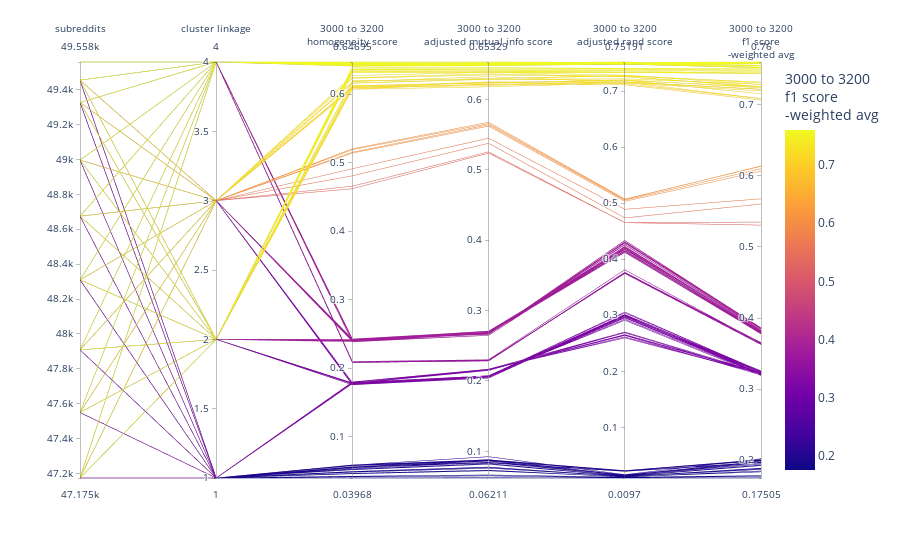

Write notebook code for a chart like this one.
### Code cell
l_cols_plot_raw_ = l_parallel_params + l_parallel_metrics_3k
l_cols_plot_clean_ = [rename_col_for_display(c) for c in l_cols_plot_raw_]
df_plot_ = (
    df_mlf_clustering_candidates[l_cols_plot_raw_]
    .rename(columns={c: rename_col_for_display(c) for c in l_cols_plot_raw_})
    .reset_index(drop=True)
)
# remap cluster linkage so it shows up in plot
col_linkage_clean = ['cluster linkage']
df_plot_[col_linkage_clean] = df_plot_[col_linkage_clean].replace(d_linkage_to_num)
print(f"Linkage names:\n {d_num_to_linkage}")

fig = px.parallel_coordinates(
    df_plot_,
    color=l_cols_plot_clean_[-1],
    # dimensions=l_cols_plot_clean_,
    # labels={},
    # color_continuous_scale=px.colors.diverging.Tealrose,
    # color_continuous_midpoint=2
)
fig.show()

### Figure 1 — Plotly figure (JSON) as saved in the notebook; plotly's stock layout.template omitted (floating-point values rounded to 4 significant figures; data arrays with more than 128 entries replaced by an {"elided": "..."} marker saying what was removed)
{"data": [{"dimensions": [{"label": "subreddits", "values": {"elided": "132 int values"}}, {"label": "cluster linkage", "values": {"elided": "132 int values"}}, {"label": "3000 to 3200<br>homogeneity score<br>", "values": {"elided": "132 float values"}}, {"label": "3000 to 3200<br>adjusted mutual info score<br>", "values": {"elided": "132 float values"}}, {"label": "3000 to 3200<br>adjusted rand score<br>", "values": {"elided": "132 float values"}}, {"label": "3000 to 3200<br>f1 score<br>-weighted avg<br>", "values": {"elided": "132 float values"}}], "domain": {"x": [0, 1], "y": [0, 1]}, "line": {"color": {"elided": "132 float values"}, "coloraxis": "coloraxis"}, "name": "", "type": "parcoords"}], "layout": {"autosize": true, "coloraxis": {"colorbar": {"title": {"text": "3000 to 3200<br>f1 score<br>-weighted avg<br>"}}, "colorscale": [[0, "#0d0887"], [0.1111, "#46039f"], [0.2222, "#7201a8"], [0.3333, "#9c179e"], [0.4444, "#bd3786"], [0.5556, "#d8576b"], [0.6667, "#ed7953"], [0.7778, "#fb9f3a"], [0.8889, "#fdca26"], [1, "#f0f921"]]}, "legend": {"tracegroupgap": 0}, "margin": {"t": 60}}}
